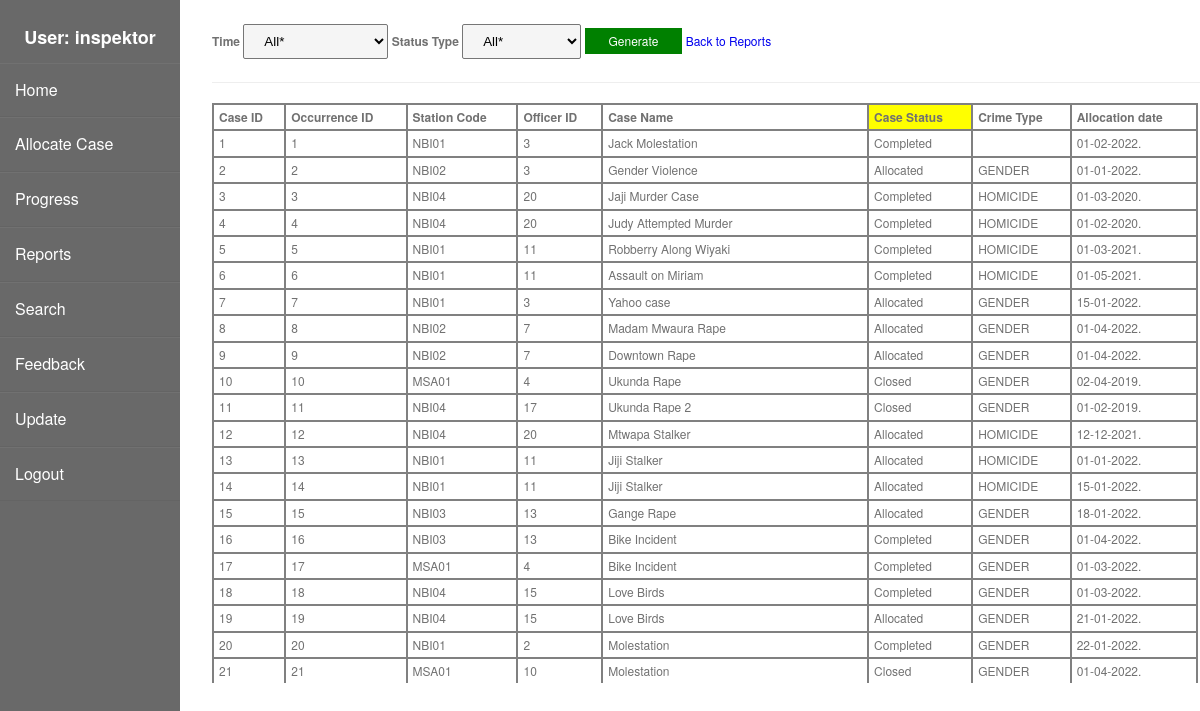
/genderhead/filterstatus.php (signed in), run on the app's committed database.
### tables this page shows
CREATE TABLE `cases` (
  `id` int(11) NOT NULL,
  `occurrenceId` int(11) DEFAULT NULL,
  `stationCode` varchar(55) DEFAULT NULL,
  `officerId` int(11) DEFAULT NULL,
  `casename` varchar(55) DEFAULT NULL,
  `casestatus` varchar(55) DEFAULT NULL,
  `crimetype` varchar(20) NOT NULL,
  `allocationDate` date DEFAULT NULL,
  `remarks` text DEFAULT NULL,
  `timeLogged` timestamp NULL DEFAULT current_timestamp()
);

### genderhead/filterstatus.php (the view, shortened to what this page needs)
<?php
$server="localhost";
$username="moturi";
$password="logmein";
$dbname="nationalcrimeinvestigation";
$con= mysqli_connect($server, $username, $password, $dbname);
?>
<!DOCTYPE html>
<html lang="en">
<head>
        <link href="../stylesheet.css" rel="stylesheet" type="text/css">
</head>
<body>
    <div class="wrapper">
        <div class="sidebar">
            <h2>User:
                <?php
            echo  $_SESSION["user"]
            ?>
            </h2>
            <ul style="list-style-type:none;">
                            <li><a href="index.php">Home</a></li>
                <li><a href="allocate.php">Allocate Case</a></li>
                <li><a href="progress.php">Progress</a></li>
                <li><a href="filter.php">Reports</a></li>
                <li><a href="search.php">Search</a></li>
                <li><a href="feedback.php">Feedback</a></li>
                <li><a href="update.php">Update</a></li>
                <li><a href="../logout.php">Logout</a></li>
            </ul>
        </div>
        <div class="main_content">
            <div class="main_content">
                <div class="info">
                <form  id="form1" method="get">
                <label><b>Time</b></label>
                        <select id="crimedate" name="crimedate">
                            <option value="All">All*</option>
                        </select>
                <label><b>Status Type</b></label>
                        <select id="casestatus" name="casestatus">
                            <option value="All">All*</option>
                        </select>
                        <button type="btn" class="btnsub" name="submit">Generate</button>
                        <a href="filter.php">Back to Reports</a><br>
                </form>
                <hr>
                <div class="tabsort">
<table id="myTable">
                    <tr>
                        <th>Case ID</th>
                        <th>Occurrence ID</th>
                        <th>Station Code</th>
                        <th>Officer ID</th>
                        <th>Case Name</th>
                        <th style="background-color: #FFFF00">Case Status</th>
                        <th>Crime Type</th>
                        <th>Allocation date</th>
                    </tr>
                    <?php
    $filter_date_sql="";
    $case_status_sql="";
    $query = "SELECT *
            FROM cases
            WHERE 1 = 1
            $filter_date_sql
            $case_status_sql";
        $result = mysqli_query($con, $query);
    while ($row = mysqli_fetch_array($result) ) {
        $allocationDate= date('d-m-Y', strtotime($row['allocationDate']));
        echo "
            <tr>
            <td>{$row['id']}</td>
            <td>{$row['occurrenceId']}</td>
            <td>{$row['stationCode']}</td>
            <td>{$row['officerId']}</td>
            <td>{$row['casename']}</td>
            <td>{$row['casestatus']}</td>
            <td>{$row['crimetype']}</td>
            <td>$allocationDate.</td>
            </tr>
            ";
    }
?>
    </table>
                </div>
            </div>
        </div>
    </div>
</body>
</html>

### stylesheet.css (style rules this page uses)
body { font-family: "Helvetica Neue", Helvetica, Arial, sans-serif; font-size: 12px; line-height: 1.42857143; color: #333; background-color: #fff; background-image: none; margin: 0; }
label { display: inline-block; max-width: 100%; margin-bottom: 5px; font-weight: 700; }
hr { margin-top: 20px; margin-bottom: 20px; border: 0; border-top: 1px solid #eee; height: 0; box-sizing: content-box; }
* { box-sizing: border-box; }
button, input { font-family: inherit; text-transform: none; overflow: visible; margin: 0; font: inherit; }
a:link { text-decoration: none; }
.wrapper { display: flex; position: relative; overflow: hidden; }
.wrapper .sidebar { width: 15%; height: 100%; background: dimgrey; padding: 10px 0px; position: fixed; padding-right: -10px; }
.wrapper .sidebar h2 { color: #fff; text-align: center; margin-bottom: 5px; }
.wrapper .sidebar ul { margin-left: -40px; }
.wrapper .sidebar ul li { padding: 15px; border-bottom: 1px solid #676798; border-bottom: 1px solid rgba(0,0,0,0.05); border-top: 1px solid rgba(255,255,255,0.05); }
.wrapper .sidebar ul li a { color: white; display: block; font-size: medium; }
.wrapper .main_content { width: 100%; margin-left: 8%; position: fixed; }
.wrapper .main_content .info { margin: 20px; color: #717171; line-height: 10px; }
select { background-color: whitesmoke; padding: 8px 16px; border-radius: 2px; }
.btnsub { padding: 8px 24px; cursor: pointer; border: none; background-color: green; color: white; margin: 8px 0; }
button { cursor: pointer; }
table { border-spacing: 0; width: 85%; border: 1px solid grey; }
td ,th { text-align: left; padding: 5px; border: 1px solid grey; line-height: 1.2; }
.tabsort { max-height: 580px; overflow-y: scroll; }

### genderhead/filterstatus.php (style rules this page uses)
body { background-image: url('image/Kenya.jpg'); background-repeat: no-repeat; background-attachment: fixed; background-position: center; background-size: auto; }

### data on the page
cases: id "1", occurrenceId "1", stationCode "NBI01", officerId "3", casename "Jack Molestation", casestatus "Completed", allocationDate "01-02-2022"
cases: id "2", occurrenceId "2", stationCode "NBI02", officerId "3", casename "Gender Violence", casestatus "Allocated", crimetype "GENDER", allocationDate "01-01-2022"
cases: id "3", occurrenceId "3", stationCode "NBI04", officerId "20", casename "Jaji Murder Case", casestatus "Completed", crimetype "HOMICIDE", allocationDate "01-03-2020"
cases: id "4", occurrenceId "4", stationCode "NBI04", officerId "20", casename "Judy Attempted Murder", casestatus "Completed", crimetype "HOMICIDE", allocationDate "01-02-2020"
cases: id "5", occurrenceId "5", stationCode "NBI01", officerId "11", casename "Robberry Along Wiyaki", casestatus "Completed", crimetype "HOMICIDE", allocationDate "01-03-2021"
cases: id "6", occurrenceId "6", stationCode "NBI01", officerId "11", casename "Assault on Miriam", casestatus "Completed", crimetype "HOMICIDE", allocationDate "01-05-2021"
cases: id "7", occurrenceId "7", stationCode "NBI01", officerId "3", casename "Yahoo case", casestatus "Allocated", crimetype "GENDER", allocationDate "15-01-2022"
cases: id "8", occurrenceId "8", stationCode "NBI02", officerId "7", casename "Madam Mwaura Rape", casestatus "Allocated", crimetype "GENDER", allocationDate "01-04-2022"
cases: id "9", occurrenceId "9", stationCode "NBI02", officerId "7", casename "Downtown Rape", casestatus "Allocated", crimetype "GENDER", allocationDate "01-04-2022"
cases: id "10", occurrenceId "10", stationCode "MSA01", officerId "4", casename "Ukunda Rape", casestatus "Closed", crimetype "GENDER", allocationDate "02-04-2019"
cases: id "11", occurrenceId "11", stationCode "NBI04", officerId "17", casename "Ukunda Rape 2", casestatus "Closed", crimetype "GENDER", allocationDate "01-02-2019"
cases: id "12", occurrenceId "12", stationCode "NBI04", officerId "20", casename "Mtwapa Stalker", casestatus "Allocated", crimetype "HOMICIDE", allocationDate "12-12-2021"
cases: id "13", occurrenceId "13", stationCode "NBI01", officerId "11", casename "Jiji Stalker", casestatus "Allocated", crimetype "HOMICIDE", allocationDate "01-01-2022"
cases: id "14", occurrenceId "14", stationCode "NBI01", officerId "11", casename "Jiji Stalker", casestatus "Allocated", crimetype "HOMICIDE", allocationDate "15-01-2022"
cases: id "15", occurrenceId "15", stationCode "NBI03", officerId "13", casename "Gange Rape", casestatus "Allocated", crimetype "GENDER", allocationDate "18-01-2022"
cases: id "16", occurrenceId "16", stationCode "NBI03", officerId "13", casename "Bike Incident", casestatus "Completed", crimetype "GENDER", allocationDate "01-04-2022"
cases: id "17", occurrenceId "17", stationCode "MSA01", officerId "4", casename "Bike Incident", casestatus "Completed", crimetype "GENDER", allocationDate "01-03-2022"
cases: id "18", occurrenceId "18", stationCode "NBI04", officerId "15", casename "Love Birds", casestatus "Completed", crimetype "GENDER", allocationDate "01-03-2022"
cases: id "19", occurrenceId "19", stationCode "NBI04", officerId "15", casename "Love Birds", casestatus "Allocated", crimetype "GENDER", allocationDate "21-01-2022"
cases: id "20", occurrenceId "20", stationCode "NBI01", officerId "2", casename "Molestation", casestatus "Completed", crimetype "GENDER", allocationDate "22-01-2022"
cases: id "21", occurrenceId "21", stationCode "MSA01", officerId "10", casename "Molestation", casestatus "Closed", crimetype "GENDER", allocationDate "01-04-2022"

### other printed values
$_SESSION["user"] "inspektor"
